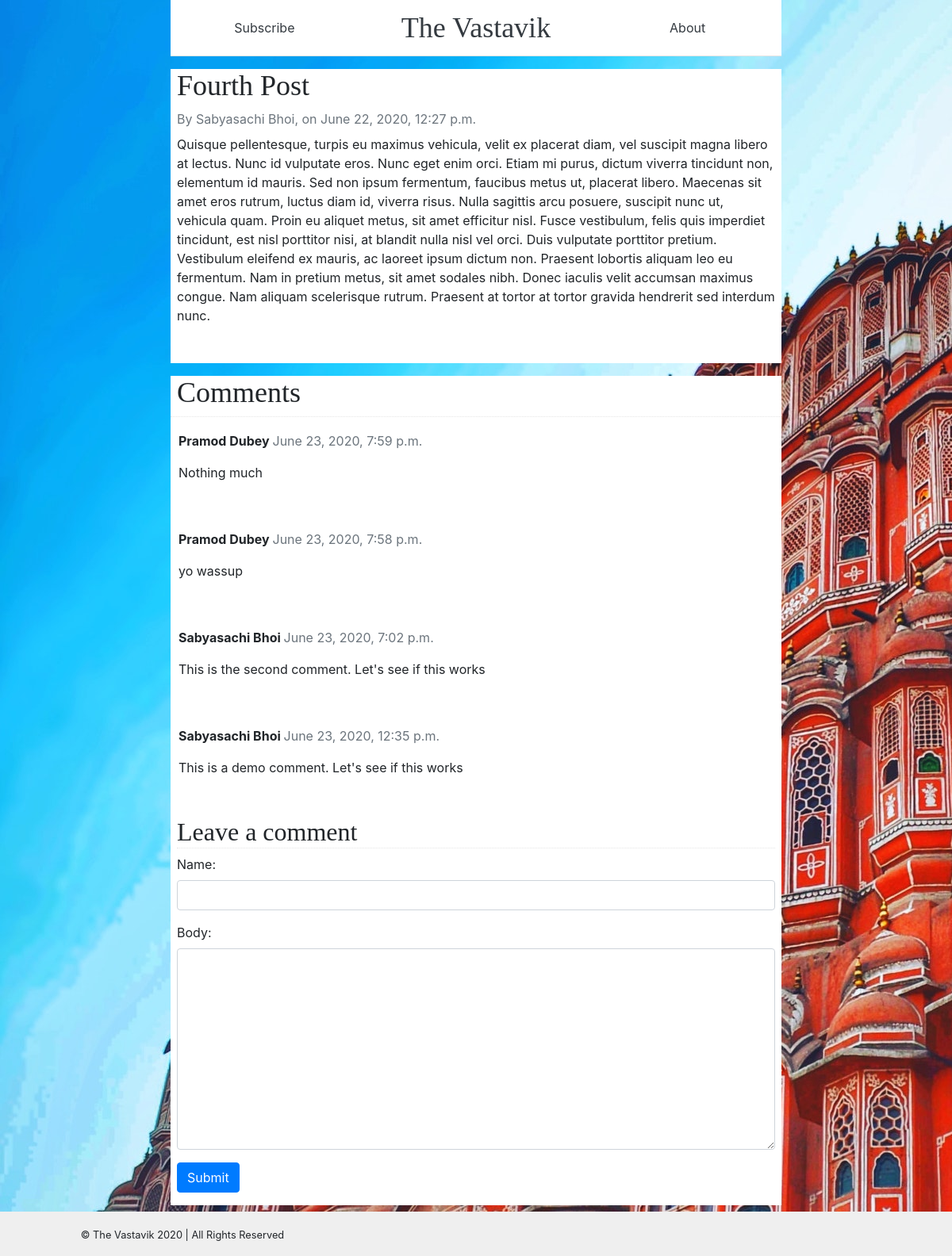
The app's page /fourth-post/ with its own data.
### blog/models.py (models this page shows, shortened)
class Post(models.Model):
  title = models.CharField(max_length=200, unique=True)
  slug = models.SlugField(max_length=200, unique=True)
  author = models.ForeignKey(User, on_delete=models.CASCADE, related_name='blog_posts')
  created_on = models.DateTimeField(auto_now_add=True)
  updated_on = models.DateTimeField(auto_now_add=True)
  content = models.TextField()
  description = models.TextField(blank=True)
  image = models.ImageField(upload_to='images', blank=True)
  status = models.IntegerField(choices=STATUS, default=0)
  class Meta:
    ordering = ['-created_on']

class Comment(models.Model):
  post = models.ForeignKey(Post, on_delete=models.CASCADE, related_name='comments')
  name = models.CharField(max_length=80)
  body = models.TextField()
  created_on = models.DateTimeField(auto_now_add=True)
  class Meta:
    ordering = ['-created_on']

### blog/views.py (the view)
# urls.py: path('<slug:slug>/', views.post_detail, name='post_detail'),
def post_detail(request, slug):
  template_name = 'post_detail.html'
  post = get_object_or_404(Post, slug=slug)
  comments = post.comments.filter()
  new_comment = None
  if request.method == 'POST':
    comment_form = CommentForm(data=request.POST)
    if comment_form.is_valid():
      new_comment = comment_form.save(commit=False)
      new_comment.post = post
      if not post.comments.filter(body=new_comment.body).exists(): # Check if the comment already exists
        new_comment.save()
  else:
    comment_form = CommentForm()
  return render(request, template_name, {'post': post, 'comments': comments, 'new_comment': new_comment, 'comment_form': comment_form})

### blog/forms.py
class CommentForm(forms.ModelForm):
  class Meta:
    model = Comment
    fields = ('name', 'body')
    widgets = {
      'name': forms.TextInput(attrs={'class': 'form-control'}),
      'body': forms.Textarea(attrs={'class': 'form-control'})
    }

### blog/templatetags/filters.py (called while the page is built)
@register.filter(name='cut')
def cut(value):
  name = value.__str__().split('-')
  firstname = name[0].capitalize()
  surname = name[1].capitalize()
  return firstname + ' ' + surname

### templates/post_detail.html (shortened to what this page needs)
{% extends "base.html" %}
{% block content %}
{% load static %}
{% load filters %}
<div class="blog-body my-3">
  <h1  class="title px-2">{{post.title}}</h1>
  <div class="mb-1 text-muted pb-1 px-2">By {{post.author|cut}}, on {{post.updated_on}}</div>
  <p class="px-2 pb-5">{{post.content}}</p>
</div>
<div class="comments">
  <h1 class="title px-2 pb-2">Comments</h1>
  {% for comment in comments %}
  <div class="comment-body mb-4" style="padding: 10px;">
    <p class="font-weight-bold">
      {{ comment.name }}
      <span class=" text-muted font-weight-normal">
        {{ comment.created_on }}
      </span>
    </p>
    {{ comment.body | linebreaks }}
  </div>
  {% endfor %}
  <form method="POST" class="form-group pb-3 px-2">
  <h3 class="title" style="font-size: 2rem;">Leave a comment</h3>
    {{comment_form.as_p}}
    <button type="submit" class="btn btn-primary">Submit</button>
  </form>
</div>
{%endblock content%}

### templates/base.html (shortened to what this page needs)
{% load static %}
<!DOCTYPE html>
<html lang="en">
<head>
  <link href="{% static 'css/bootstrap.css' %}" rel="stylesheet">
  <link rel="stylesheet" href="{% static 'css/style.css' %}">
</head>
<body class="d-flex flex-column h-100">
  <div class="container col-lg-8 col-sm-12 mb-5">
    <header class="blog-header py-2">
      <div class="row text-center align-items-center">
        <div class="col-4 "><a id="blog-side" class="text-dark pt-1" onclick="on()">Subscribe</a></div>
        <div class="col-4 "><a href="{% url 'home' %}" class="title text-dark">The Vastavik</a></div>
        <div class="col-4 "><a href="{% url 'about' %}" id="blog-side" class="text-dark pt-1">About</a></div>
      </div>
    </header>
    {% block content %}
    {% endblock content %}
  </div>
  <div class="footer py-2">
    <div class="container my-2">
      <div class="col-lg-4"><small>&copy; The Vastavik 2020 | All Rights Reserved</small></div>
    </div>
  </div>
</body>
</html>

### static/css/style.css (style rules this page uses)
body { background-image: url("../img/sample3.jpg"); background-repeat: no-repeat; position: relative; }
.blog-header { background-color: #fff; border-bottom: 1px solid #e5e5e5; }
.title { font-family: 'Playfair Display', serif !important; font-size: 2.25em; }
.comments .title { border-bottom: 1px dotted #e5e5e5; }
.blog-body { background-color: #fff; }
.comments { background-color: #fff; }
.footer { position: absolute; right: 0; bottom: 0; left: 0; padding: 1rem; background-color: #efefef; text-align: center; }

### records on screen
Post: title "Fourth Post", author "Sabyasachi Bhoi", updated_on "June 22, 2020, 12:27 p.m.", content "Quisque pellentesque, turpis eu maximus vehicula, velit ex placerat diam, vel suscipit magna libero at lectus. Nunc id vulputate eros. Nunc eget enim orci. Etiam mi purus, dictum viverra tincidunt non, elementum id mauris. Sed non ipsum fermentum, faucibus metus ut, placerat libero. Maecenas sit amet eros rutrum, luctus diam id, viverra risus. Nulla sagittis arcu posuere, suscipit nunc ut, vehicula quam. Proin eu aliquet metus, sit amet efficitur nisl. Fusce vestibulum, felis quis imperdiet tincidunt, est nisl porttitor nisi, at blandit nulla nisl vel orci. Duis vulputate porttitor pretium. Vestibulum eleifend ex mauris, ac laoreet ipsum dictum non. Praesent lobortis aliquam leo eu…"
Comment: name "Pramod Dubey", created_on "June 23, 2020, 7:59 p.m.", body "Nothing much"
Comment: name "Pramod Dubey", created_on "June 23, 2020, 7:58 p.m.", body "yo wassup"
Comment: name "Sabyasachi Bhoi", created_on "June 23, 2020, 7:02 p.m.", body "This is the second comment. Let's see if this works"
Comment: name "Sabyasachi Bhoi", created_on "June 23, 2020, 12:35 p.m.", body "This is a demo comment. Let's see if this works"
